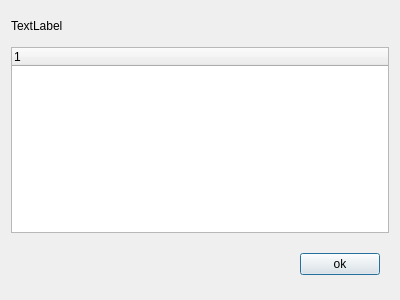
<?xml version="1.0" encoding="UTF-8"?>
<ui version="4.0">
 <class>AddFieldLinkDialog</class>
 <widget class="QDialog" name="AddFieldLinkDialog">
  <property name="geometry">
   <rect>
    <x>0</x>
    <y>0</y>
    <width>400</width>
    <height>300</height>
   </rect>
  </property>
  <property name="windowTitle">
   <string>Dialog</string>
  </property>
  <layout class="QVBoxLayout" name="verticalLayout">
   <item>
    <widget class="QLabel" name="msgLabel">
     <property name="minimumSize">
      <size>
       <width>0</width>
       <height>30</height>
      </size>
     </property>
     <property name="maximumSize">
      <size>
       <width>16777215</width>
       <height>30</height>
      </size>
     </property>
     <property name="text">
      <string>TextLabel</string>
     </property>
    </widget>
   </item>
   <item>
    <widget class="QTreeWidget" name="treeWidget">
     <column>
      <property name="text">
       <string notr="true">1</string>
      </property>
     </column>
    </widget>
   </item>
   <item>
    <widget class="QWidget" name="widget" native="true">
     <property name="minimumSize">
      <size>
       <width>0</width>
       <height>50</height>
      </size>
     </property>
     <property name="maximumSize">
      <size>
       <width>16777215</width>
       <height>50</height>
      </size>
     </property>
     <layout class="QHBoxLayout" name="horizontalLayout">
      <item>
       <spacer name="horizontalSpacer">
        <property name="orientation">
         <enum>Qt::Horizontal</enum>
        </property>
        <property name="sizeHint" stdset="0">
         <size>
          <width>280</width>
          <height>20</height>
         </size>
        </property>
       </spacer>
      </item>
      <item>
       <widget class="QPushButton" name="pushButton">
        <property name="text">
         <string>ok</string>
        </property>
       </widget>
      </item>
     </layout>
    </widget>
   </item>
  </layout>
 </widget>
 <resources/>
 <connections/>
</ui>
